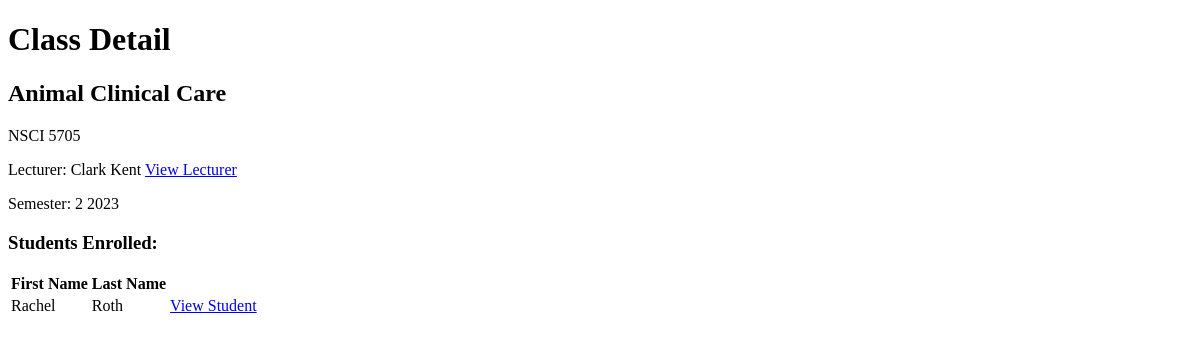
/class/4/, run on an earlier commit of the app's database.
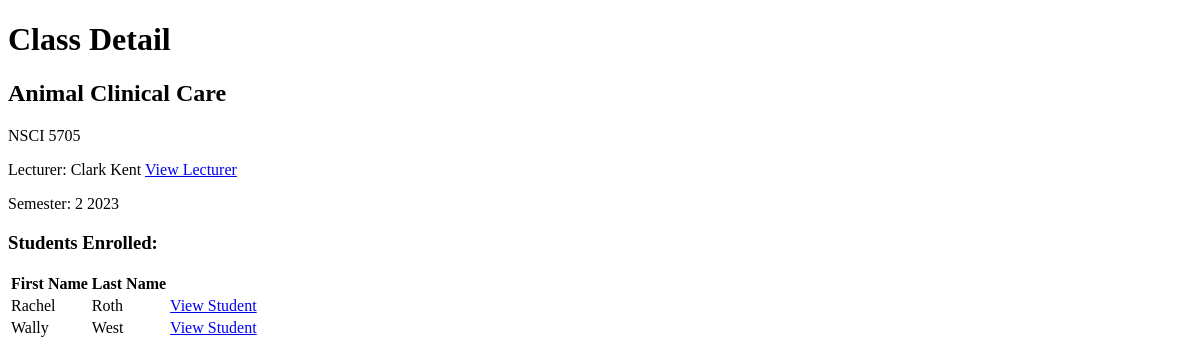
And on a later commit of the database.
### gradebook/models.py (models this page shows)
class StudentEnrolment(models.Model):
    student = models.ForeignKey(Student, on_delete=models.CASCADE)
    grade = models.DecimalField(max_digits=5, decimal_places=2, null=True)
    enrol_time = models.DateTimeField(auto_now_add=True)
    grade_time = models.DateTimeField(auto_now=True, null=True)
    classID = models.ForeignKey(Class, on_delete=models.CASCADE)

class Student(models.Model):
    user = models.OneToOneField(User, on_delete=models.CASCADE)
    dob = models.DateField()

### gradebook/views.py (the view)
# urls.py: path('class/<int:pk>/', ClassDetailView.as_view(), name='class_detail'),
class ClassDetailView(DetailView):
    model = Class
    template_name = 'class_detail.html'

### gradebook/templates/class_detail.html (shortened to what this page needs)
<!DOCTYPE html>
<html lang="en">
<head>
</head>
<body>
    <h1>Class Detail</h1>
    <div>
        <h2>{{ class.name }}</h2>
        <p>{{ class.course.code }} {{ class.number }}</p>
        {% if class.lecturer %}
            <p>Lecturer: {{ class.lecturer.user.first_name }} {{ class.lecturer.user.last_name }} <a href="{% url 'lecturer_detail' class.lecturer.id %}">View Lecturer</a></p>
        {% else %}
            <p>Lecturer: Unassigned</p>
        {% endif %}
        <p>Semester: {{ class.semester.semester }} {{ class.semester.year }}</p>
        <h3>Students Enrolled:</h3>
        <table>
            <thead>
                <tr>
                    <th>First Name</th>
                    <th>Last Name</th>
                    <th></th>
                </tr>
            </thead>
            <tbody>
                {% for enrolment in class.studentenrolment_set.all %}
                    <tr>
                        <td>{{ enrolment.student.user.first_name }}</td>
                        <td>{{ enrolment.student.user.last_name }}</td>
                        <td><a href={% url 'student_detail' enrolment.student.id %}>View Student</a></td>
                    </tr>
                {% endfor %}
            </tbody>
        </table>
    </div>
</body>
</html>

What changed in the data, as far as the page shows it:
added StudentEnrolment: student.user.first_name "Wally", student.user.last_name "West"
